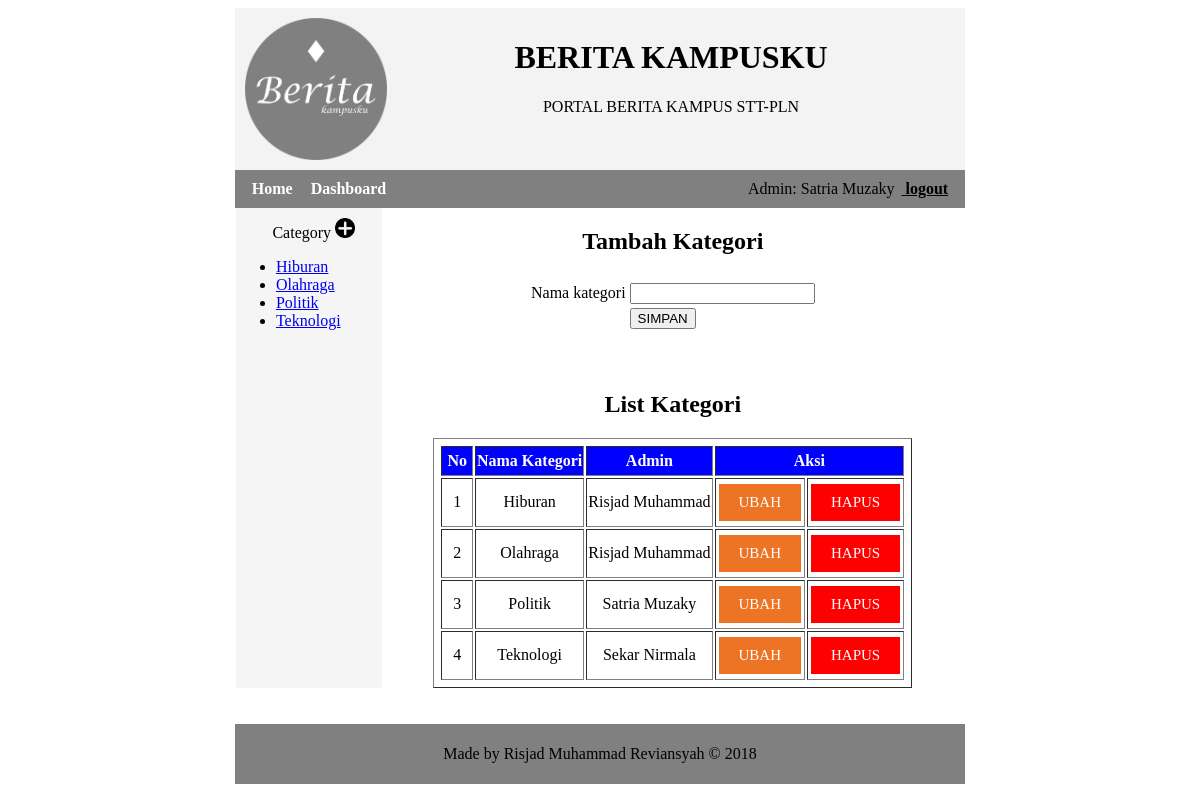
/kategori.php (signed in), run on the app's committed database.
### tables this page shows
CREATE TABLE `category` (
  `id` int(11) NOT NULL,
  `category_name` varchar(20) NOT NULL,
  `admin_id` int(11) NOT NULL
);

### kategori.php (the view, shortened to what this page needs)
<?php require 'header_auth.php'; ?>
    		<div class="main-content">
    			<div class="navigate">
    				<p>Category
              <?php
    					if (isset($_SESSION['first_name'])) {
    						echo "<a href='kategori.php'>
    									<img src='image/plus.png' alt='plus' width='20px'>
    									</a>";
    					}
    					?>
            </p>
    				<ul>
              <?php
    						$stmt = $conn->prepare('SELECT id, category_name FROM category ORDER BY category_name ASC');
    						$stmt->execute();
    						while ($row = $stmt->fetch(PDO::FETCH_OBJ)) {
    							echo "<li><a href='search.php?category=".$row->id."'>".$row->category_name."</a></li>";
    						}
    					?>
    				</ul>
    			</div>
    			<div class="article">
            <center>
              <div class="news-table">
                <form action="kategori_insert_exec.php" method="POST">
                   <table>
                     <h2>Tambah Kategori</h2>
                      <tr>
                        <td>Nama kategori </td>
                        <td><input type="text" name="kategori" required/></td>
                      </tr>
                      <tr>
                        <td></td>
                        <td><input type="submit" value="SIMPAN" name="submit"></td>
                      </tr>
                   </table>
                </form>
              </div>
              <br>
            <div class="news-table">
              <h2>List Kategori</h2>
              <table border="" style="text-align:center;">
                <tr style="background-color:blue; color:white;">
                  <th style="padding: 5px;">No</th>
                  <th>Nama Kategori</th>
                  <th>Admin</th>
                  <th colspan="2">Aksi</th>
                </tr>
              <?php
                $stmt = $conn->prepare('SELECT category.id, category.category_name, admin.first_name FROM admin INNER JOIN category ON category.admin_id=admin.id ORDER BY category.category_name ASC');
                $stmt->execute();
                $no = 1;
                while ($row = $stmt->fetch(PDO::FETCH_OBJ)) {
                  echo "<tr>
                        <td>".$no++."</td>";
                  echo "<td>".$row->category_name."</td>";
                  echo "<td>".$row->first_name."</td>";
                  echo "<td><a id='warning' href='kategori_edit.php?id=".$row->id."'>UBAH</a></td>";?>
                  <td><a id="danger" onclick="return confirm('Apakah yakin menghapus kategori?')" href="kategori_hapus.php?id=<?php echo $row->id; ?>">HAPUS</a></td>
                  <?php echo "</tr>";
                }
              ?>
            </table>
          </div>
          </center>
    			</div>
        </div>
        <br><br>
<?php require 'footer_auth.php'; ?>

### css/style.css (style rules this page uses)
.header-text h1, p { text-align: center; }
.main-content { width: 61.5%; margin: auto; background-color: whitesmoke; overflow: hidden; }
.navigate { float: left; width:20%; }
.navigate p { margin: 10px 0 10px 10px; }
.article { background-color: white; float: left; width: 80%; min-height: 450px; }
table { padding:5px; }
#warning { background-color: #ed7425; border: none; color: white; padding: 10px 20px; text-align: center; text-decoration: none; display: inline-block; font-size: 15px; margin: 4px 2px; cursor: pointer; }
#danger { background-color: red; border: none; color: white; padding: 10px 20px; text-align: center; text-decoration: none; display: inline-block; font-size: 15px; margin: 4px 2px; cursor: pointer; }

### data on the page
category: category_name "Hiburan", admin.first_name "Risjad Muhammad"
category: category_name "Olahraga", admin.first_name "Risjad Muhammad"
category: category_name "Politik", admin.first_name "Satria Muzaky"
category: category_name "Teknologi", admin.first_name "Sekar Nirmala"

### other printed values
$user "Satria Muzaky"
